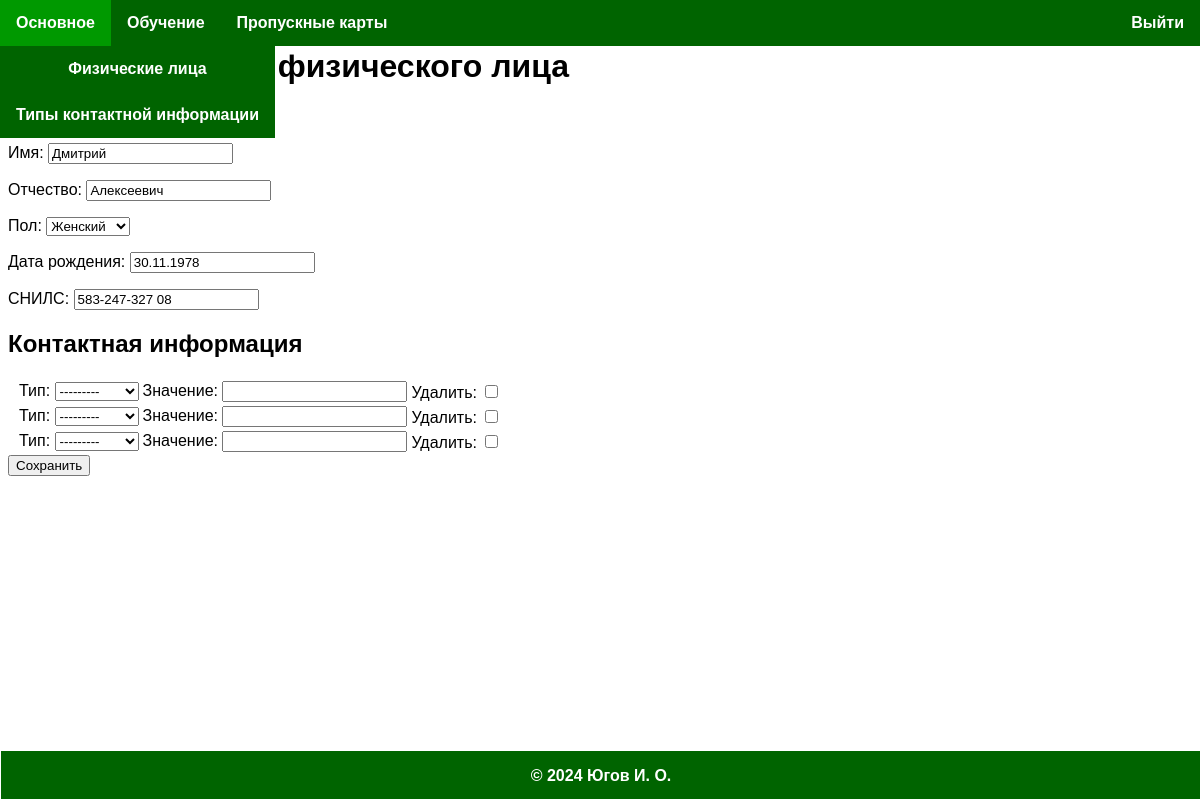
/base/individual/3/edit/ (signed in), run on the app's committed database.
### base/models.py (models this page shows, shortened)
class Individual(models.Model):
    GENDER_CHOICES = [
        ('Ж', 'Женский'),
        ('M', 'Мужской'),
        ('-', 'Не указан'),
    ]
    '''Пол (значения).'''
    last_name = models.CharField(_("Фамилия"), max_length=50)
    '''Фамилия.'''
    first_name = models.CharField(_("Имя"), max_length=50)
    '''Имя.'''
    patronymic = models.CharField(_("Отчество"), max_length=50, blank=True, null=True)
    '''Отчество.'''
    gender = models.CharField(_("Пол"), max_length=1, choices=GENDER_CHOICES, default='-')
    '''Пол.'''
    birth_date = models.DateField(_("Дата рождения"), blank=True, null=True)
    '''Дата рождения.'''
    social_insurance_number = models.CharField(
        _("СНИЛС"),
        max_length=14,
        validators=[social_insurance_number_validator],
        blank=True, null=True, unique=True
    )
    '''СНИЛС.'''
    class Meta:
        verbose_name = _("Физическое лицо")
        verbose_name_plural = _("Физические лица")

### base/views.py (the view)
# urls.py: path('individual/<int:pk>/edit/', views.individual_edit, name='individual_edit'),
@login_required(login_url='/login/')
def individual_edit(request, pk):
    individual = get_object_or_404(Individual, pk=pk)
    ContactInfoItemFormSet = inlineformset_factory(
        Individual, ContactInfoItem, form=ContactInfoItemForm, extra=3, can_delete=True
    )
    if request.method == 'POST':
        form = IndividualForm(request.POST, instance=individual)
        formset = ContactInfoItemFormSet(request.POST, instance=individual)
        if form.is_valid() and formset.is_valid():
            individual = form.save(commit=False)
            individual.save()
            formset.save()
            return redirect('individual_list')
    else:
        form = IndividualForm(instance=individual)
        formset = ContactInfoItemFormSet(instance=individual)
    return render(request, 'entities/individual/edit.html', {'username': request.user.username, 'form': form, 'formset': formset})

### base/forms.py
class IndividualForm(forms.ModelForm):
    class Meta:
        model = Individual
        fields = [
            'last_name', 'first_name', 'patronymic', 'gender', 'birth_date', 'social_insurance_number']
    contact_info_list = forms.inlineformset_factory(
        Individual,
        ContactInfoItem,
        form=ContactInfoItemForm,
        extra=3,
        can_delete=True
    )

### base/models.py (called while the page is built)
    def __str__(self):
        return self.title

### templates/entities/individual/edit.html (shortened to what this page needs)
{% extends 'base.html' %}
{% block content %}
    <h1>{% if form.instance.pk %}Редактирование{% else %}Создание{% endif %} физического лица</h1>
    <form method="post">
        {{ form.as_p }}
        <h2>Контактная информация</h2>
        {% if form.instance.pk %}
            <table>
            {% for form in formset %}
                <tr>
                {% for hidden in form.hidden_fields %}
                    <td>{{ hidden }}</td>
                {% endfor %}
                {% for field in form.visible_fields %}
                    <td>
                        {{ field.label_tag }}
                        {{ field }}
                    </td>
                {% endfor %}
                </tr>
            {% endfor %}
            </table>
        {% else %}
            <p>Недоступно для новых объектов.</p>
        {% endif %}
        <button type="submit">Сохранить</button>
    </form>
{% endblock %}

### templates/static/css/main.css (style rules this page uses)
body { font-family: Arial, sans-serif; }

### data on the page
Individual: first_name "Дмитрий", patronymic "Алексеевич", gender "Женский", birth_date "30.11.1978", social_insurance_number "583-247-327 08"

### other printed values
{{ field.label_tag }} "Тип:" "Значение:" "Удалить:" "Тип:" "Значение:" "Удалить:" "Тип:" "Значение:" "Удалить:"
